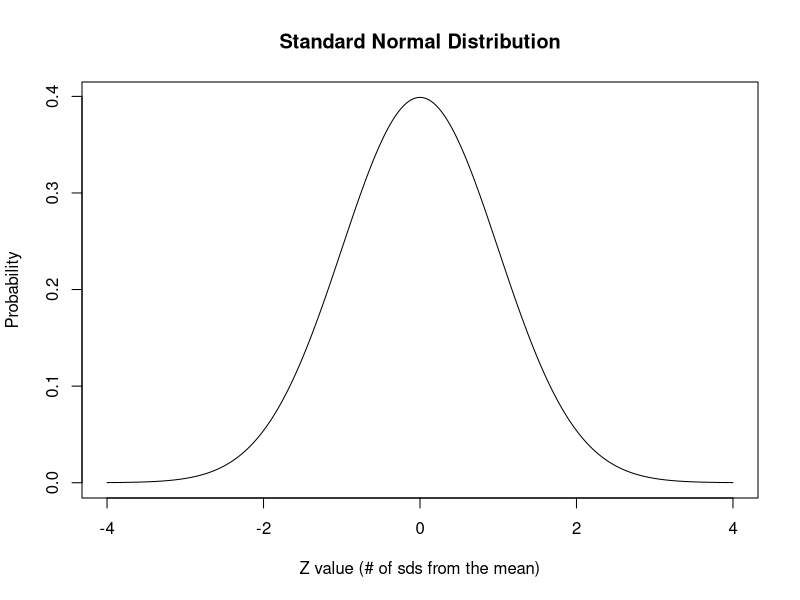
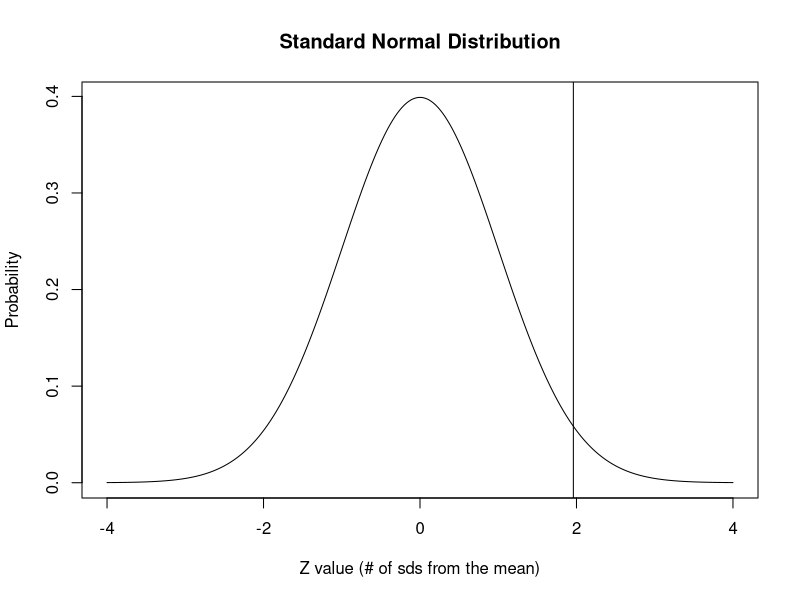
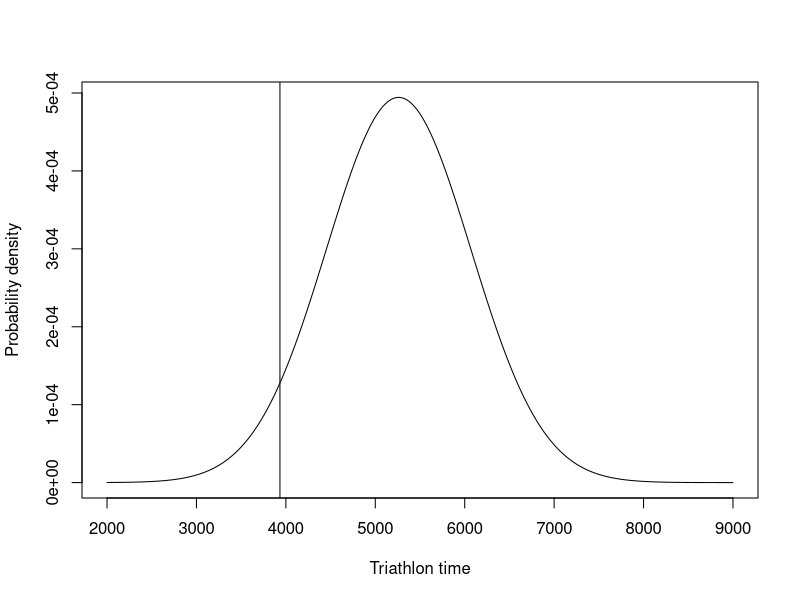

Reproduce these figures in R, in order.
## ---- chunk 1
x.values = seq(-4,4, length = 1000)
#Create a sequence of values between -4 and 4 that is 1000 values long. This
#gives us our x-axis values.

y.values = dnorm(x.values)
#This is getting the probability "density" at any given value. These are not
#true probabilities, but are relative probabilities. We'll be using these values
#as the y-axis values.

#This plots the x and y values and does some labelling.
plot(x.values, y.values, type="l", lty=1, xlab="Z value (# of sds from the mean)",
ylab="Probability", main="Standard Normal Distribution")

## ---- chunk 2
pnorm(q = 0, lower.tail = TRUE)
## ---- chunk 3
pnorm(q = 0)
## ---- chunk 4
pnorm(q = 1.96, lower.tail=TRUE)
## ---- chunk 5
plot(x.values, y.values, type="l", lty=1, xlab="Z value (# of sds from the mean)",
ylab="Probability", main="Standard Normal Distribution")

#Add a vertical line at 1.96
abline(v = 1.96)

## ---- chunk 6
pnorm(q = 1.96,lower.tail = FALSE)
## ---- chunk 7
pnorm(q = 1.96, lower.tail=TRUE) + pnorm(1.96,lower.tail = FALSE)
#Probability below 1.96 + probability above 1.96
## ---- chunk 8
qnorm(p = 0.05, mean = 5261, sd = 807, lower.tail = TRUE)
## ---- chunk 9
pnorm(q = 3933, mean = 5261, sd = 807, lower.tail = TRUE)
## ---- chunk 10
x.values = seq(2000, 9000, length = 1000)
y.values = dnorm(x.values, mean = 5261, sd = 807)
plot(x.values, y.values, type="l", lty=1, xlab="Triathlon time",
ylab="Probability density")
abline(v = qnorm(p = 0.05, mean = 5261, sd = 807, lower.tail = TRUE))
